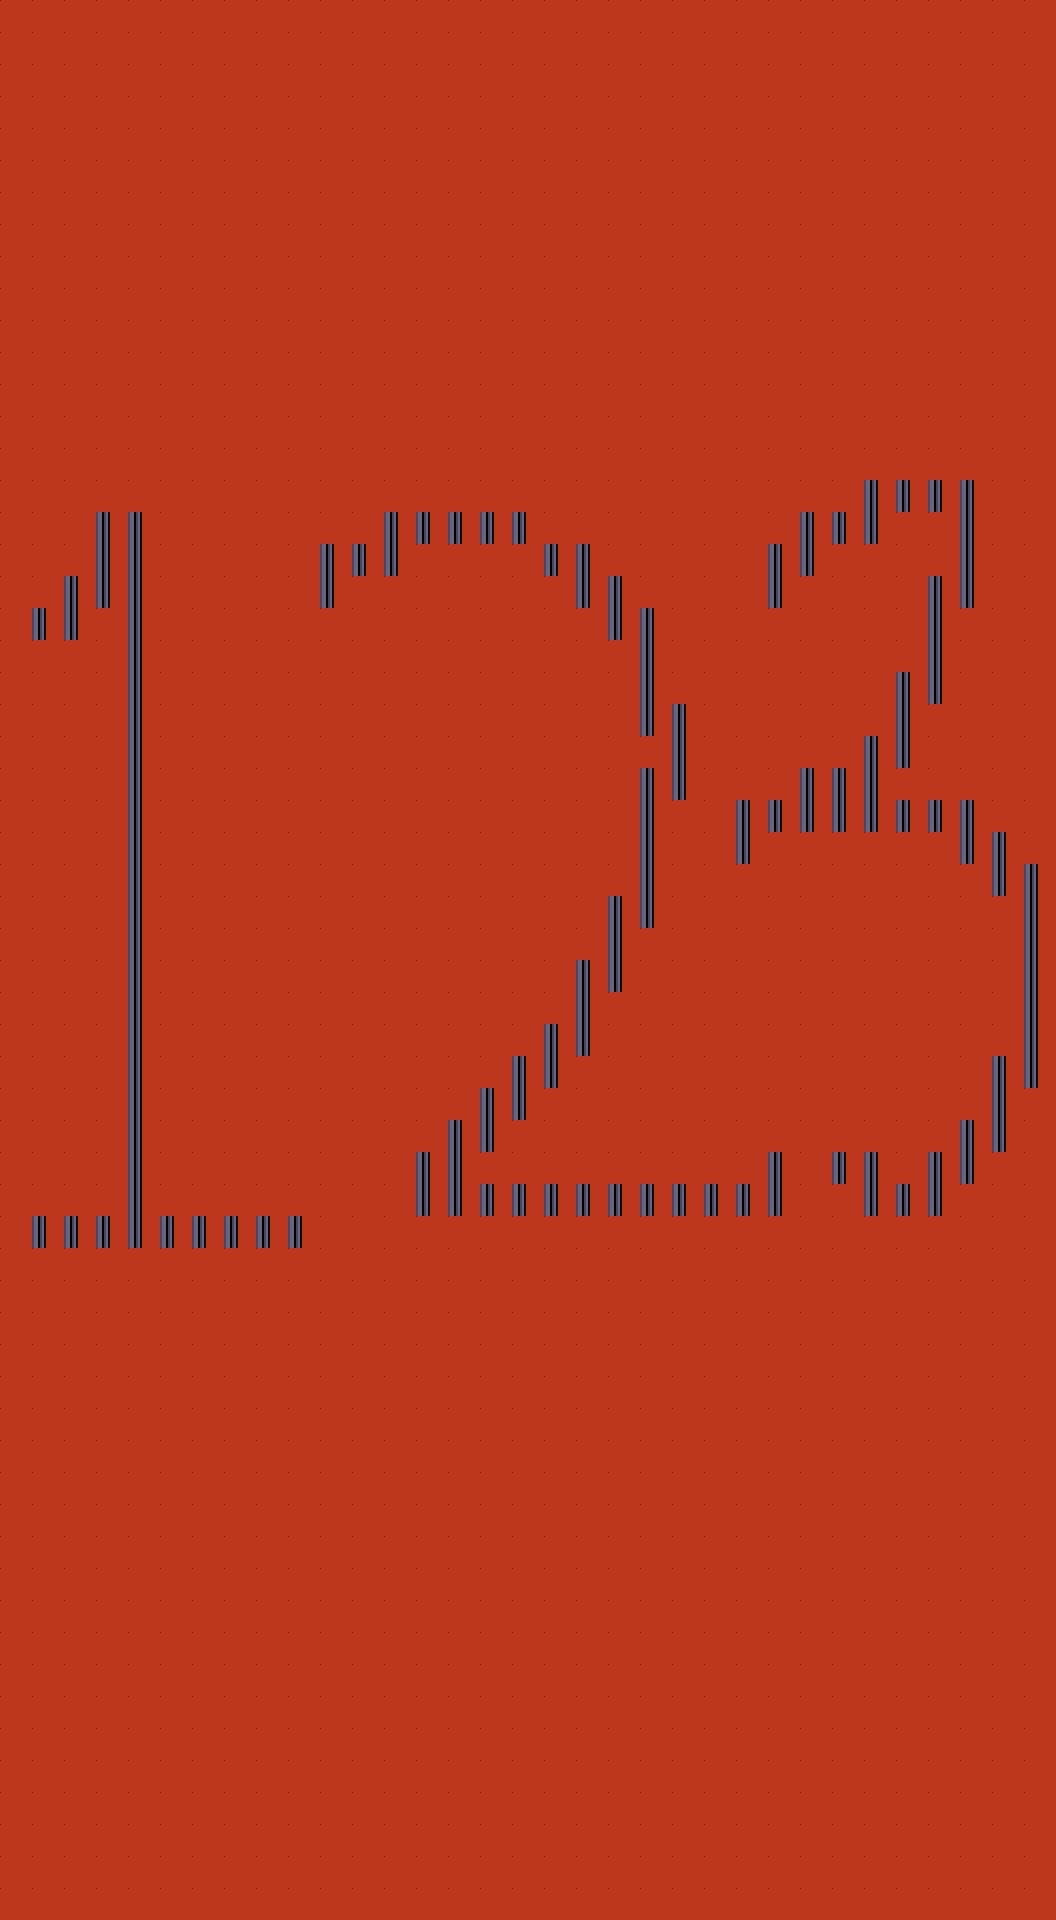

A 2D game scene composited from a Tiled map and its tileset images. What follows is a short description and the map's XML, with each tile layer's data collapsed to a summary:
An orthogonal 33x60 tile map with 32x32 px tiles, 2 tile layers (Tile Layer 1, Tile Layer 2).

<map version="1.10" tiledversion="1.10.2" orientation="orthogonal" renderorder="right-down" width="33" height="60" tilewidth="32" tileheight="32" infinite="0" nextlayerid="4" nextobjectid="1">
 <tileset firstgid="1" name="tile2" tilewidth="32" tileheight="32" tilecount="15" columns="5">
  <image source="tile2.png" width="180" height="120" />
 </tileset>
 <layer id="1" name="Tile Layer 1" width="33" height="60">
  <data>[1980 cells, 1980 non-empty, 1 distinct tile ids]</data>
 </layer>
 <layer id="3" name="Tile Layer 2" width="33" height="60">
  <data>[1980 cells, 145 non-empty, 1 distinct tile ids]</data>
 </layer>
 <objectgroup id="2" name="Object Layer 1" />
</map>
